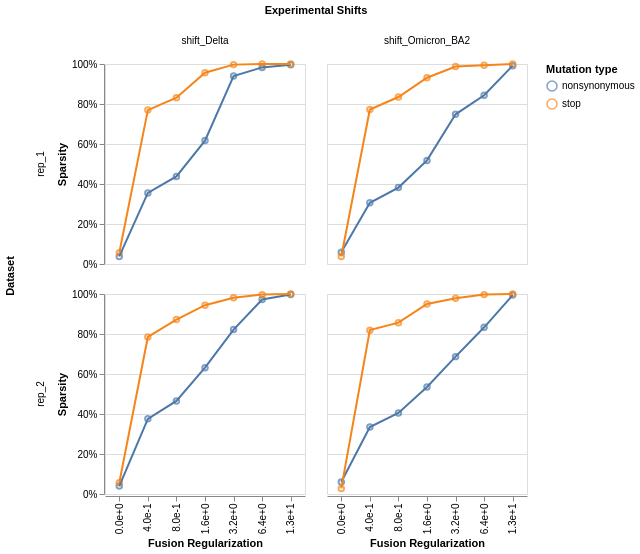

Notebook code cell kept with this figure:
### Markdown cell above
## Shift sparsity

Fraction of shift parameters that are exactly zero, across the
regularization grid. Uses the `ModelCollection.shift_sparsity` method
which returns an interactive Altair chart faceted by dataset and
shift parameter.

### Code cell
sparsity_chart, sparsity_data = model_collection.shift_sparsity(return_data=True)
sparsity_chart

### Figure 1 — Vega-Lite specification as saved in the notebook (floating-point values rounded to 4 significant figures)
{"config": {"view": {"continuousWidth": 300, "continuousHeight": 300}}, "data": {"name": "data-2e56f4b5dac6424329c21abd952ebf2e"}, "facet": {"column": {"field": "mut_param", "title": "Experimental Shifts", "type": "nominal"}, "row": {"field": "dataset_name", "title": "Dataset", "type": "nominal"}}, "spec": {"layer": [{"mark": {"type": "point"}, "encoding": {"color": {"field": "mut_type", "title": "Mutation type", "type": "nominal"}, "tooltip": [{"field": "fusionreg", "type": "quantitative"}, {"field": "sparsity", "type": "quantitative"}, {"field": "mut_type", "type": "nominal"}], "x": {"axis": {"format": ".1e"}, "field": "fusionreg", "title": "Fusion Regularization", "type": "nominal"}, "y": {"axis": {"format": "%"}, "field": "sparsity", "title": "Sparsity", "type": "quantitative"}}}, {"mark": {"type": "line"}, "encoding": {"color": {"field": "mut_type", "title": "Mutation type", "type": "nominal"}, "tooltip": [{"field": "fusionreg", "type": "quantitative"}, {"field": "sparsity", "type": "quantitative"}, {"field": "mut_type", "type": "nominal"}], "x": {"axis": {"format": ".1e"}, "field": "fusionreg", "title": "Fusion Regularization", "type": "nominal"}, "y": {"axis": {"format": "%"}, "field": "sparsity", "title": "Sparsity", "type": "quantitative"}}}], "height": 200, "width": 200}, "$schema": "https://vega.github.io/schema/vega-lite/v6.1.0.json", "datasets": {"data-2e56f4b5dac6424329c21abd952ebf2e": [{"dataset_name": "rep_1", "fusionreg": 0.0, "mut_type": "nonsynonymous", "mut_param": "shift_Delta", "sparsity": 0.0378}, {"dataset_name": "rep_1", "fusionreg": 0.0, "mut_type": "stop", "mut_param": "shift_Delta", "sparsity": 0.05607}, {"dataset_name": "rep_1", "fusionreg": 0.4, "mut_type": "nonsynonymous", "mut_param": "shift_Delta", "sparsity": 0.3556}, {"dataset_name": "rep_1", "fusionreg": 0.4, "mut_type": "stop", "mut_param": "shift_Delta", "sparsity": 0.7695}, {"dataset_name": "rep_1", "fusionreg": 0.8, "mut_type": "nonsynonymous", "mut_param": "shift_Delta", "sparsity": 0.4376}, {"dataset_name": "rep_1", "fusionreg": 0.8, "mut_type": "stop", "mut_param": "shift_Delta", "sparsity": 0.8318}, {"dataset_name": "rep_1", "fusionreg": 1.6, "mut_type": "nonsynonymous", "mut_param": "shift_Delta", "sparsity": 0.6169}, {"dataset_name": "rep_1", "fusionreg": 1.6, "mut_type": "stop", "mut_param": "shift_Delta", "sparsity": 0.9564}, {"dataset_name": "rep_1", "fusionreg": 3.2, "mut_type": "nonsynonymous", "mut_param": "shift_Delta", "sparsity": 0.9395}, {"dataset_name": "rep_1", "fusionreg": 3.2, "mut_type": "stop", "mut_param": "shift_Delta", "sparsity": 0.9969}, {"dataset_name": "rep_1", "fusionreg": 6.4, "mut_type": "nonsynonymous", "mut_param": "shift_Delta", "sparsity": 0.9829}, {"dataset_name": "rep_1", "fusionreg": 6.4, "mut_type": "stop", "mut_param": "shift_Delta", "sparsity": 1.0}, {"dataset_name": "rep_1", "fusionreg": 12.8, "mut_type": "nonsynonymous", "mut_param": "shift_Delta", "sparsity": 0.9967}, {"dataset_name": "rep_1", "fusionreg": 12.8, "mut_type": "stop", "mut_param": "shift_Delta", "sparsity": 1.0}, {"dataset_name": "rep_2", "fusionreg": 0.0, "mut_type": "nonsynonymous", "mut_param": "shift_Delta", "sparsity": 0.03973}, {"dataset_name": "rep_2", "fusionreg": 0.0, "mut_type": "stop", "mut_param": "shift_Delta", "sparsity": 0.05607}, {"dataset_name": "rep_2", "fusionreg": 0.4, "mut_type": "nonsynonymous", "mut_param": "shift_Delta", "sparsity": 0.376}, {"dataset_name": "rep_2", "fusionreg": 0.4, "mut_type": "stop", "mut_param": "shift_Delta", "sparsity": 0.785}, {"dataset_name": "rep_2", "fusionreg": 0.8, "mut_type": "nonsynonymous", "mut_param": "shift_Delta", "sparsity": 0.4652}, {"dataset_name": "rep_2", "fusionreg": 0.8, "mut_type": "stop", "mut_param": "shift_Delta", "sparsity": 0.8723}, {"dataset_name": "rep_2", "fusionreg": 1.6, "mut_type": "nonsynonymous", "mut_param": "shift_Delta", "sparsity": 0.6314}, {"dataset_name": "rep_2", "fusionreg": 1.6, "mut_type": "stop", "mut_param": "shift_Delta", "sparsity": 0.9439}, {"dataset_name": "rep_2", "fusionreg": 3.2, "mut_type": "nonsynonymous", "mut_param": "shift_Delta", "sparsity": 0.822}, {"dataset_name": "rep_2", "fusionreg": 3.2, "mut_type": "stop", "mut_param": "shift_Delta", "sparsity": 0.9813}, {"dataset_name": "rep_2", "fusionreg": 6.4, "mut_type": "nonsynonymous", "mut_param": "shift_Delta", "sparsity": 0.9723}, {"dataset_name": "rep_2", "fusionreg": 6.4, "mut_type": "stop", "mut_param": "shift_Delta", "sparsity": 0.9969}, {"dataset_name": "rep_2", "fusionreg": 12.8, "mut_type": "nonsynonymous", "mut_param": "shift_Delta", "sparsity": 0.9973}, {"dataset_name": "rep_2", "fusionreg": 12.8, "mut_type": "stop", "mut_param": "shift_Delta", "sparsity": 1.0}, {"dataset_name": "rep_1", "fusionreg": 0.0, "mut_type": "nonsynonymous", "mut_param": "shift_Omicron_BA2", "sparsity": 0.05928}, {"dataset_name": "rep_1", "fusionreg": 0.0, "mut_type": "stop", "mut_param": "shift_Omicron_BA2", "sparsity": 0.03738}, {"dataset_name": "rep_1", "fusionreg": 0.4, "mut_type": "nonsynonymous", "mut_param": "shift_Omicron_BA2", "sparsity": 0.3057}, {"dataset_name": "rep_1", "fusionreg": 0.4, "mut_type": "stop", "mut_param": "shift_Omicron_BA2", "sparsity": 0.7726}, {"dataset_name": "rep_1", "fusionreg": 0.8, "mut_type": "nonsynonymous", "mut_param": "shift_Omicron_BA2", "sparsity": 0.3822}, {"dataset_name": "rep_1", "fusionreg": 0.8, "mut_type": "stop", "mut_param": "shift_Omicron_BA2", "sparsity": 0.8349}, {"dataset_name": "rep_1", "fusionreg": 1.6, "mut_type": "nonsynonymous", "mut_param": "shift_Omicron_BA2", "sparsity": 0.518}, {"dataset_name": "rep_1", "fusionreg": 1.6, "mut_type": "stop", "mut_param": "shift_Omicron_BA2", "sparsity": 0.9315}, {"dataset_name": "rep_1", "fusionreg": 3.2, "mut_type": "nonsynonymous", "mut_param": "shift_Omicron_BA2", "sparsity": 0.7484}, {"dataset_name": "rep_1", "fusionreg": 3.2, "mut_type": "stop", "mut_param": "shift_Omicron_BA2", "sparsity": 0.9875}, {"dataset_name": "rep_1", "fusionreg": 6.4, "mut_type": "nonsynonymous", "mut_param": "shift_Omicron_BA2", "sparsity": 0.8436}, {"dataset_name": "rep_1", "fusionreg": 6.4, "mut_type": "stop", "mut_param": "shift_Omicron_BA2", "sparsity": 0.9938}, {"dataset_name": "rep_1", "fusionreg": 12.8, "mut_type": "nonsynonymous", "mut_param": "shift_Omicron_BA2", "sparsity": 0.9917}, {"dataset_name": "rep_1", "fusionreg": 12.8, "mut_type": "stop", "mut_param": "shift_Omicron_BA2", "sparsity": 1.0}, {"dataset_name": "rep_2", "fusionreg": 0.0, "mut_type": "nonsynonymous", "mut_param": "shift_Omicron_BA2", "sparsity": 0.05971}, {"dataset_name": "rep_2", "fusionreg": 0.0, "mut_type": "stop", "mut_param": "shift_Omicron_BA2", "sparsity": 0.02804}, {"dataset_name": "rep_2", "fusionreg": 0.4, "mut_type": "nonsynonymous", "mut_param": "shift_Omicron_BA2", "sparsity": 0.3351}, {"dataset_name": "rep_2", "fusionreg": 0.4, "mut_type": "stop", "mut_param": "shift_Omicron_BA2", "sparsity": 0.8193}, {"dataset_name": "rep_2", "fusionreg": 0.8, "mut_type": "nonsynonymous", "mut_param": "shift_Omicron_BA2", "sparsity": 0.4054}, {"dataset_name": "rep_2", "fusionreg": 0.8, "mut_type": "stop", "mut_param": "shift_Omicron_BA2", "sparsity": 0.8567}, {"dataset_name": "rep_2", "fusionreg": 1.6, "mut_type": "nonsynonymous", "mut_param": "shift_Omicron_BA2", "sparsity": 0.5348}, {"dataset_name": "rep_2", "fusionreg": 1.6, "mut_type": "stop", "mut_param": "shift_Omicron_BA2", "sparsity": 0.9502}, {"dataset_name": "rep_2", "fusionreg": 3.2, "mut_type": "nonsynonymous", "mut_param": "shift_Omicron_BA2", "sparsity": 0.6869}, {"dataset_name": "rep_2", "fusionreg": 3.2, "mut_type": "stop", "mut_param": "shift_Omicron_BA2", "sparsity": 0.9782}, {"dataset_name": "rep_2", "fusionreg": 6.4, "mut_type": "nonsynonymous", "mut_param": "shift_Omicron_BA2", "sparsity": 0.8335}, {"dataset_name": "rep_2", "fusionreg": 6.4, "mut_type": "stop", "mut_param": "shift_Omicron_BA2", "sparsity": 0.9969}, {"dataset_name": "rep_2", "fusionreg": 12.8, "mut_type": "nonsynonymous", "mut_param": "shift_Omicron_BA2", "sparsity": 0.9946}, {"dataset_name": "rep_2", "fusionreg": 12.8, "mut_type": "stop", "mut_param": "shift_Omicron_BA2", "sparsity": 1.0}]}}
